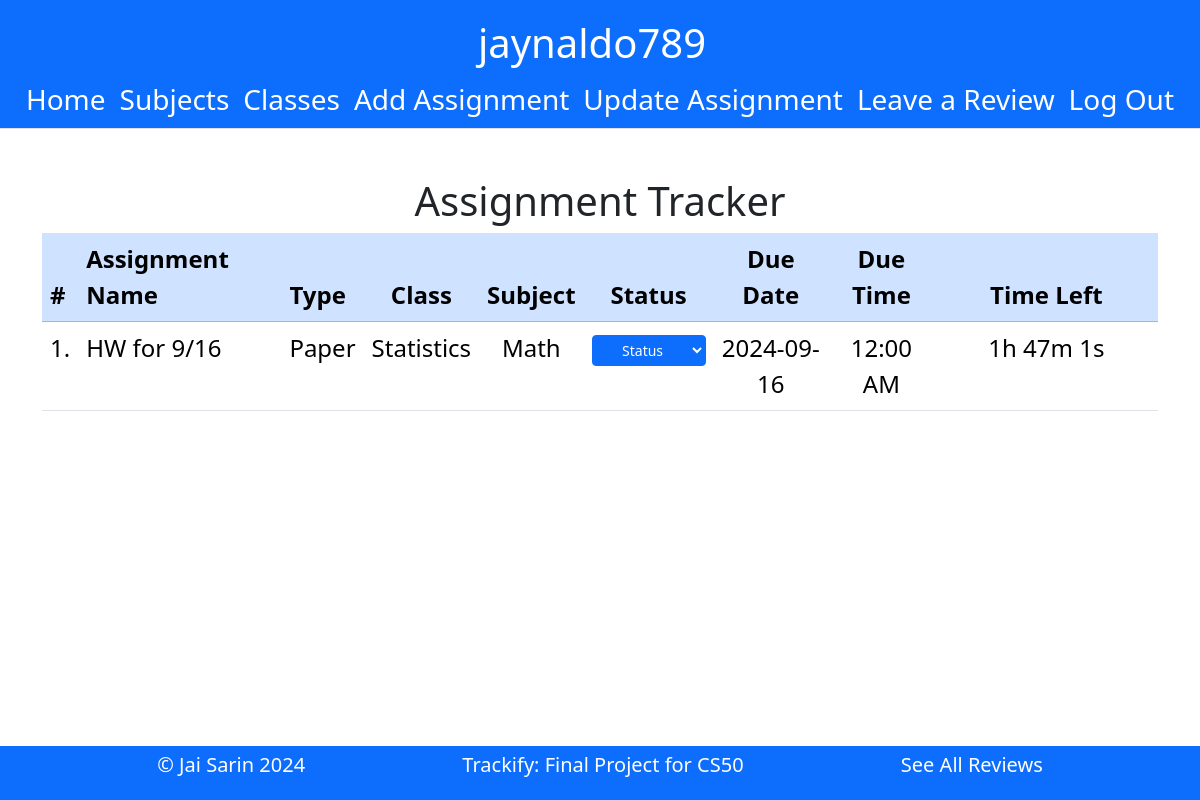
The page / (signed in) on the database its author committed.
### tables this page shows
CREATE TABLE users (id INTEGER PRIMARY KEY AUTOINCREMENT NOT NULL, username TEXT NOT NULL, hash TEXT NOT NULL);

CREATE TABLE assignments (id INTEGER PRIMARY KEY AUTOINCREMENT NOT NULL, users_id INTEGER, name TEXT, class TEXT, subject TEXT, status TEXT, link TEXT, type TEXT, due_date DATE, remaining_time INT, due_time TIME, row_num INT, FOREIGN KEY (users_id) REFERENCES users(id));

### app.py (the view)
@app.route("/", methods=["GET", "POST"])
def index():
    user = db.execute("SELECT * FROM users WHERE id = ?", session["user_id"])
    name = user[0]["username"]
    statuses = ["Not Started", "In Progress", "Completed", "Submitted"]
    db.execute("DELETE FROM assignments WHERE status = ?", 'Submitted')
    length = len(db.execute("SELECT * FROM assignments WHERE users_id = ? ORDER BY remaining_time", session["user_id"]))
    due_dates_and_times = db.execute("SELECT id, due_date, due_time, name FROM assignments WHERE users_id = ?", session["user_id"])
    for i in range(length):
        assign_id = due_dates_and_times[i]["id"]
        due_date = due_dates_and_times[i]["due_date"]
        due_time = due_dates_and_times[i]["due_time"]
        assign_name = due_dates_and_times[i]["name"]
        year = int(due_date[:4])
        month = 0
        if due_date[5] == 0:
            month = int(due_date[6:7])
        else:
            month = int(due_date[5:7])
        day = int(due_date[8:10])
        target_date = datetime(year, month, day)
        current_date = datetime.now()
        difference = target_date - current_date
        hour = int(due_time[:2])
        minute = int(due_time[3:5])
        clock_time = (3600 * hour) + (60 * minute)
        remaining_time = (difference.days * 86400) + difference.seconds + clock_time
        if remaining_time >= 0:
            db.execute("UPDATE assignments SET remaining_time = ? WHERE id = ?", remaining_time, assign_id)
        else:
            db.execute("UPDATE assignments SET remaining_time = 0 WHERE id = ?", assign_id)
        db.execute("WITH NumberedAssignments AS (SELECT *, ROW_NUMBER() OVER (ORDER BY remaining_time) AS new_row_number FROM assignments) UPDATE assignments SET row_num = NumberedAssignments.new_row_number FROM NumberedAssignments WHERE assignments.id = NumberedAssignments.id")
    assignments = db.execute("SELECT * FROM assignments WHERE users_id = ? ORDER BY remaining_time", session["user_id"])
    return render_template("index.html", name=name, assignments=assignments, statuses=statuses, length=length)

### app.py (called while the page is built)
@app.after_request
def after_request(response):
    response.headers["Cache-Control"] = "no-cache, no-store, must-revalidate"
    response.headers["Expires"] = 0
    response.headers["Pragma"] = "no-cache"
    return response

### templates/index.html (shortened to what this page needs)
{% extends "layout.html" %}
{% block main %}
    {% if length > 0 %}
        <h1>Assignment Tracker</h1>
        <table class="table table-hover w-100">
            <thead class="table-primary">
                <tr>
                    <th class="text-start fs-4">#</th>
                    <th class="text-start fs-4">Assignment Name</th>
                    <th class="text-start fs-4">Type</th>
                    <th class="fs-4">Class</th>
                    <th class="fs-4">Subject</th>
                    <th class="fs-4">Status</th>
                    <th class="fs-4">Due Date</th>
                    <th class="fs-4">Due Time</th>
                    <th class="fs-4" style="width: 20%">Time Left</th>
                </tr>
            </thead>
            <tbody>
                {% for assignment in assignments %}
                    <tr id="{{ assignment.name }}">
                        <td class="text-start fs-4">{{ assignment.row_num }}.</td>
                        <td class="text-start fs-4">
                            {% if assignment.link %}
                                <a class="text-black link-dark link-underline link-underline-opacity-0 link-underline-opacity-75-hover" href="{{ assignment.link }}" target="_blank">{{ assignment.name }}</a>
                            {% else %}
                                {{ assignment.name }}
                            {% endif %}
                        </td>
                        <td class="text-start fs-4">{{ assignment.type }}</td>
                        <td class="fs-4">{{ assignment.class }}</td>
                        <td class="fs-4">{{ assignment.subject }}</td>
                        <td class="fs-4">
                            <div class="dropdown">
                                <select id="dropdown{{ assignment.row_num }}" name="status" class="btn btn-primary btn-sm dropdown-toggle">
                                    <option disabled selected value="Status" style="background-color: white; color: black;">Status</option>
                                </select>
                            </div>
                        </td>
                        <td class="fs-4">{{ assignment.due_date }}</td>
                        {% set hour = assignment.due_time[:2] | int %}
                        {% set minute = assignment.due_time[3:5] | int %}
                        <td class="fs-4">
                            {% if minute >= 10 %}
                                {% if hour > 12 %}{{ hour - 12 }}:{{ minute }} PM
                                {% elif hour < 12 %}
                                    {% if hour != 0 %}{{ hour }}:{{ minute }} AM
                                    {% else %}12:{{ minute }} AM
                                    {% endif %}
                                {% else %}12:{{ minute }} PM
                                {% endif %}
                            {% else %}
                                {% if hour > 12 %}{{ hour - 12 }}:0{{ minute }} PM
                                {% elif hour < 12 %}
                                    {% if hour != 0 %}{{ hour }}:0{{ minute }} AM
                                    {% else %}12:0{{ minute }} AM
                                    {% endif %}
                                {% else %}12:0{{ minute }} PM
                                {% endif %}
                            {% endif %}
                        </td>
                        <td class="fs-4" id="{{ assignment.id }}"></td>
                    </tr>
                {% endfor %}
            </tbody>
        </table>
    {% endif %}
{% endblock %}

### templates/layout.html (shortened to what this page needs)
<!DOCTYPE html>
<html lang="en">
    <head>
        <link href="https://cdn.jsdelivr.net/npm/bootstrap@5.3.3/dist/css/bootstrap.min.css" rel="stylesheet">
    </head>
    <body>
        <nav class="border-bottom navbar navbar-expand-lg navbar-light bg-primary">
            <div class="container-fluid flex-column">
                {% if session["user_id"] %}
                    <a class="navbar-brand text-white fs-1" href="/">{{ name }}</a>
                    <div class="collapse navbar-collapse w-100 d-flex justify-content-evenly" id="navbar">
                        <ul class="navbar-nav w-100 d-flex justify-content-evenly">
                            <li class="nav-item"><a class="text-white fs-3 link-light link-underline link-underline-opacity-0 link-underline-opacity-75-hover" href="/">Home</a></li>
                            <li class="nav-item"><a class="text-white fs-3 link-light link-underline link-underline-opacity-0 link-underline-opacity-75-hover" href="/subject">Subjects</a></li>
                            <li class="nav-item"><a class="text-white fs-3 link-light link-underline link-underline-opacity-0 link-underline-opacity-75-hover" href="/class">Classes</a></li>
                            <li class="nav-item"><a class="text-white fs-3 link-light link-underline link-underline-opacity-0 link-underline-opacity-75-hover" href="/add_assignment">Add Assignment</a></li>
                            <li class="nav-item"><a class="text-white fs-3 link-light link-underline link-underline-opacity-0 link-underline-opacity-75-hover" href="/update_assignment">Update Assignment</a></li>
                            <li class="nav-item"><a class="text-white fs-3 link-light link-underline link-underline-opacity-0 link-underline-opacity-75-hover" href="/review">Leave a Review</a></li>
                            <li class="nav-item"><a class="text-white fs-3 link-light link-underline link-underline-opacity-0 link-underline-opacity-75-hover" href="/logout">Log Out</a></li>
                        </ul>
                    </div>
                {% else %}
                    <a class="navbar-brand text-white fs-1">Welcome To Trackify!</a>
                    <button aria-controls="navbar" aria-expanded="false" aria-label="Toggle navigation" class="navbar-toggler" data-bs-target="#navbar" data-bs-toggle="collapse" type="button">
                        <span class="navbar-toggler-icon"></span>
                    </button>
                {% endif %}
            </div>
        </nav>
        <main class="container-lg py-5 text-center w-100">
            {% block main %}{% endblock %}
        </main>
        <footer class="bg-primary text-white text-center py-1 fixed-bottom">
            <div class="d-flex justify-content-evenly">
                <p class="fs-5">© Jai Sarin 2024</p>
                <p class="fs-5">Trackify: Final Project for <a class="text-white link-light link-underline link-underline-opacity-0 link-underline-opacity-75-hover" href="https://cs50.harvard.edu/x/2024/" target="_blank">CS50</a></p>
                <p class="fs-5"><a class="text-white link-light link-underline link-underline-opacity-0 link-underline-opacity-75-hover" href="/reviews_all">See All Reviews</a></p>
            </div>
        </footer>
    </body>
</html>

### rows shown on the page
users: username "jaynaldo789"
assignments: row_num "1", name "HW for 9/16", type "Paper", class "Statistics", subject "Math", due_date "2024-09-16", minute "0"
